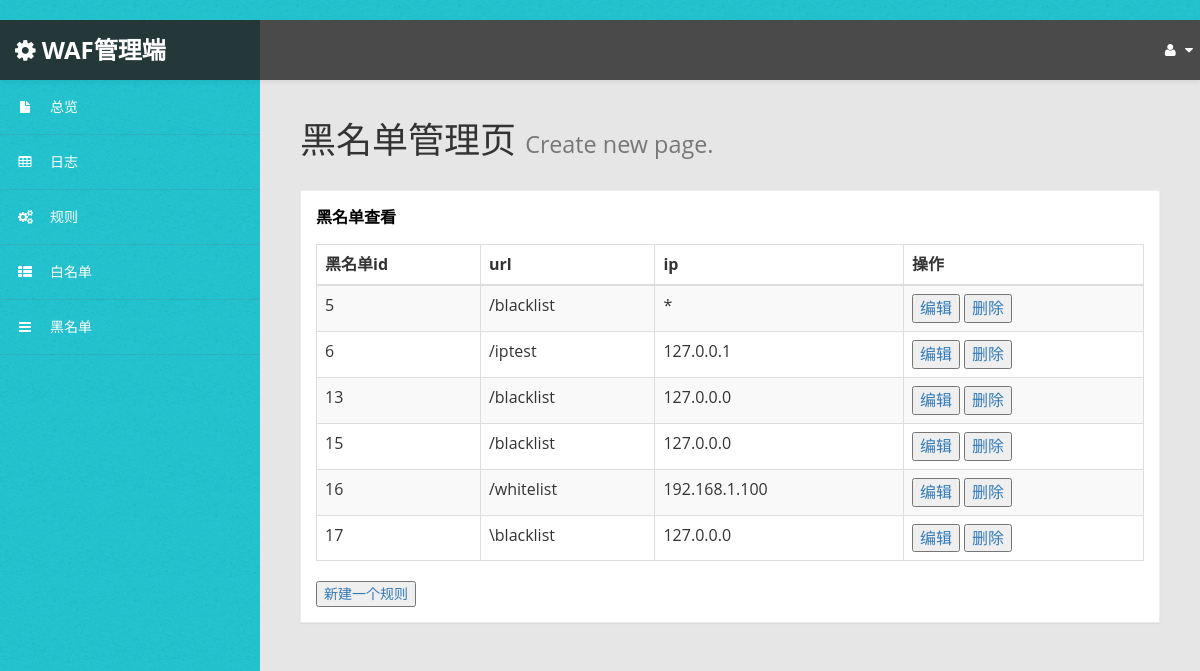
The page /Blacklist on the database its author committed.
### waf/models.py (models this page shows)
class Blacklist(models.Model):
	id = models.AutoField('id', primary_key=True, unique=True)
	url = models.TextField(default='',blank=False)
	ip = models.TextField(default='',blank=False)

### waf/views.py (the view)
# urls.py: path('Blacklist',views.BlacklistView.as_view(),name= 'Blacklist'),
class BlacklistView(generic.ListView):
    template_name = 'waf/Blacklist.html'
    context_object_name = 'Blacklist_list'
    def get_queryset(self):
        return Blacklist.objects.all()

### waf/templates/waf/Blacklist.html
{% extends 'base.html' %}
{% block content %}
    <div id="page-wrapper">
        <div id="page-inner">
            <div class="row">
                <div class="col-md-12">
                    <h1 class="page-header">
                        黑名单管理页 <small>Create new page.</small>
                    </h1>
                    <div class="panel panel-default">
                        <div class="panel-heading">
                            黑名单查看
                        </div>
                        <div class="panel-body">
                            <div class="table-responsive">
                                <table class="table table-striped table-bordered table-hover" id="dataTables-example">
                                    <thead>
                                    <tr>
                                        <th>黑名单id</th>
                                        <th>url</th>
                                        <th>ip</th>
                                        <th>操作</th>
                                    </tr>
                                    </thead>
                                    <tbody>
                                    {% for Blacklist in Blacklist_list %}
                                        <tr class="odd gradeX">
                                        <td>{{ Blacklist.id }}</td>
                                        <td>{{ Blacklist.url }}</td>
                                        <td>{{ Blacklist.ip }}</td>
                                        <td>
                                            <a class="content_item" href="/Blacklist_edit-{{ Blacklist.id }}/">
                                                <button>编辑</button>
                                            </a>
                                            <a class="content_item" href="/Blacklist_del-{{ Blacklist.id }}/">
                                                <button>删除</button>
                                            </a>
                                        </td>
                                    {% endfor %}
                                    </tr>
                                    </tbody>
                                </table>
                                <a href='/Blacklist_create'>
                                    <button>新建一个规则</button>
                                </a>
                            </div>
                        </div>
                    </div>
                </div>
            </div>
        </div>
    </div>
{% endblock %}

### waf/templates/base.html (shortened to what this page needs)
﻿{% load static %}
<!DOCTYPE html>
<html xmlns="http://www.w3.org/1999/xhtml">
<head>
    <link href="{% static 'waf/css/bootstrap.css' %}" rel="stylesheet"/>
    <link href="{% static 'waf/css/font-awesome.css' %}" rel="stylesheet"/>
    <link href="{% static 'waf/js/morris/morris-0.4.3.min.css' %}" rel="stylesheet"/>
    <link href="{% static 'waf/css/custom-styles.css' %}" rel="stylesheet"/>
</head>
<body>
<div id="wrapper">
    <nav class="navbar navbar-default top-navbar" role="navigation">
        <div class="navbar-header">
            <a class="navbar-brand" href="/index"><i class="fa fa-gear"></i> <strong>WAF管理端</strong></a>
        </div>
        <ul class="nav navbar-top-links navbar-right">
            <li class="dropdown">
                <a class="dropdown-toggle" data-toggle="dropdown" href="#" aria-expanded="false">
                    <i class="fa fa-user fa-fw"></i> <i class="fa fa-caret-down"></i>
                </a>
            </li>
        </ul>
    </nav>
    <nav class="navbar-default navbar-side" role="navigation">
        <div class="sidebar-collapse">
            <ul class="nav" id="main-menu">
                <li>
                    <a href="/index"><i class="fa fa-fw fa-file"></i>总览</a>
                </li>
                <li>
                    <a href="/log"><i class="fa fa-table"></i>日志</a>
                </li>
                <li>
                    <a href="/rule"><i class="fa fa-cogs"></i>规则</a>
                </li>
                <li>
                    <a href="/Whitelist"><i class="fa fa-th-list" aria-hidden="true"></i>白名单</a>
                </li>
                <li>
                    <a href="/Blacklist"><i class="fa fa-bars" aria-hidden="true"></i>黑名单</a>
                </li>
            </ul>
        </div>
    </nav>
</div>
{% block content %}{% endblock %}
</body>
</html>

### waf/static/waf/css/custom-styles.css (style rules this page uses)
body { font-family: 'Open Sans', sans-serif; background: #32C2CD url(../img/bg-img.jpg) !important; }
#wrapper { width: 100%; }
#page-wrapper { padding: 15px 15px; min-height: 600px; background: #E6E6E6; }
#page-inner { width:100%; margin:10px 20px 10px 0px; background-color:transparent; padding:10px; min-height:1200px; }
h1, .h1, h2, .h2, h3, .h3 { margin-top: 7px; margin-bottom: -5px; }
.navbar-side { z-index: 0; }
.panel { border-radius:0px; }
.navbar-side .nav > li > a > i { color: #FFFFFF; padding: 8px; width: 30px; text-align: center; }
.top-navbar { position: fixed; width: 100%; z-index: 300; -webkit-box-shadow: 0 3px 3px rgba(0, 0, 0, 0.05); -moz-box-shadow: 0 3px 3px rgba(0, 0, 0, 0.05); box-shadow: 0 3px 3px rgba(0, 0, 0, 0.05); }
.navbar-side { z-index: 1; position: fixed; width: 260px; top: 80px; }
#page-wrapper { position: relative; top: 55px; }
.page-header { padding-bottom: 9px; margin: 10px 0 20px; border-bottom: 1px solid transparent; text-align: left; }
.panel-default { border-color: #ECECEC; }
.panel-default > .panel-heading { color: #000; border-color: #FFF; font-weight:bold; background: #FFFFFF; font-size: 16px; padding: 15px 15px 0; }
.panel-heading { border-bottom: 1px solid transparent; border-top-left-radius: 3px; border-top-right-radius: 3px; }
.top-navbar { margin:0px; }
.top-navbar .navbar-brand { color: #fff; width: 260px; text-align: left; height: 60px; font-size: 24px; font-weight: 700; text-transform: uppercase; line-height: 30px; background: #24383A; }
.top-navbar .nav > li { position: relative; display: inline-block; margin: 0px; padding: 0px; }
.top-navbar .nav > li > a { position: relative; display: block; padding: 20px; color: #FFFFFF; margin: 0px; }
.sidebar-collapse , .sidebar-collapse .nav { background:none; }
.sidebar-collapse .nav { padding:0; }
.sidebar-collapse .nav > li > a { color: #FFFFFF; background:transparent; text-shadow:none; }
.sidebar-collapse > .nav > li > a { padding: 12px 10px; }
.sidebar-collapse > .nav > li { border-bottom: 1px solid rgba(107, 108, 109, 0.19); }
.navbar-side { border:none; background: #32C2CD url(../img/bg-img.jpg) !important; }
.top-navbar { background: #4A4A4A; border-bottom:none; }
.top-navbar .nav > li > a > i { margin-right: 2px; }
.navbar-default { border:0px solid black; }
.navbar-header { background: transparent; }
.nav > li > a > i { margin-right:10px; color: #FFF; }
@media (min-width:768px) { #page-wrapper { margin: 0 0 0 260px; padding: 15px 30px; min-height: 1200px; } }
@media (min-width:768px) { .navbar-side { width: 260px; z-index: 1; } }
@media (min-width:768px) { .navbar { border-radius: 0px; } }

### rows shown on the page
Blacklist: id "5", url "/blacklist", ip "*"
Blacklist: id "6", url "/iptest", ip "127.0.0.1"
Blacklist: id "13", url "/blacklist", ip "127.0.0.0"
Blacklist: id "15", url "/blacklist", ip "127.0.0.0"
Blacklist: id "16", url "/whitelist", ip "192.168.1.100"
Blacklist: id "17", url "\\blacklist", ip "127.0.0.0"
